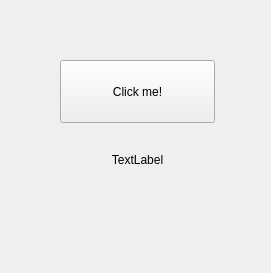
<?xml version="1.0" encoding="UTF-8"?>
<ui version="4.0">
 <class>MainWindow</class>
 <widget class="QMainWindow" name="MainWindow">
  <property name="geometry">
   <rect>
    <x>0</x>
    <y>0</y>
    <width>271</width>
    <height>273</height>
   </rect>
  </property>
  <property name="windowTitle">
   <string>MainWindow</string>
  </property>
  <widget class="QWidget" name="centralwidget">
   <widget class="QWidget" name="">
    <property name="geometry">
     <rect>
      <x>60</x>
      <y>60</y>
      <width>155</width>
      <height>131</height>
     </rect>
    </property>
    <layout class="QGridLayout" name="gridLayout">
     <item row="1" column="1">
      <widget class="QLabel" name="label">
       <property name="text">
        <string>TextLabel</string>
       </property>
       <property name="alignment">
        <set>Qt::AlignCenter</set>
       </property>
      </widget>
     </item>
     <item row="0" column="1">
      <widget class="QPushButton" name="pushButton">
       <property name="sizePolicy">
        <sizepolicy hsizetype="Preferred" vsizetype="Preferred">
         <horstretch>0</horstretch>
         <verstretch>0</verstretch>
        </sizepolicy>
       </property>
       <property name="text">
        <string>Click me!</string>
       </property>
      </widget>
     </item>
    </layout>
   </widget>
  </widget>
 </widget>
 <resources/>
 <connections/>
</ui>
